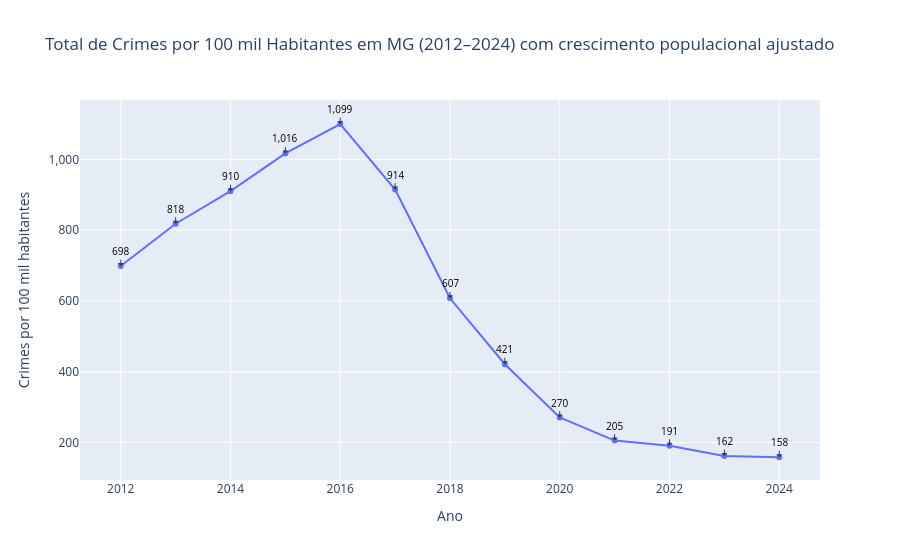
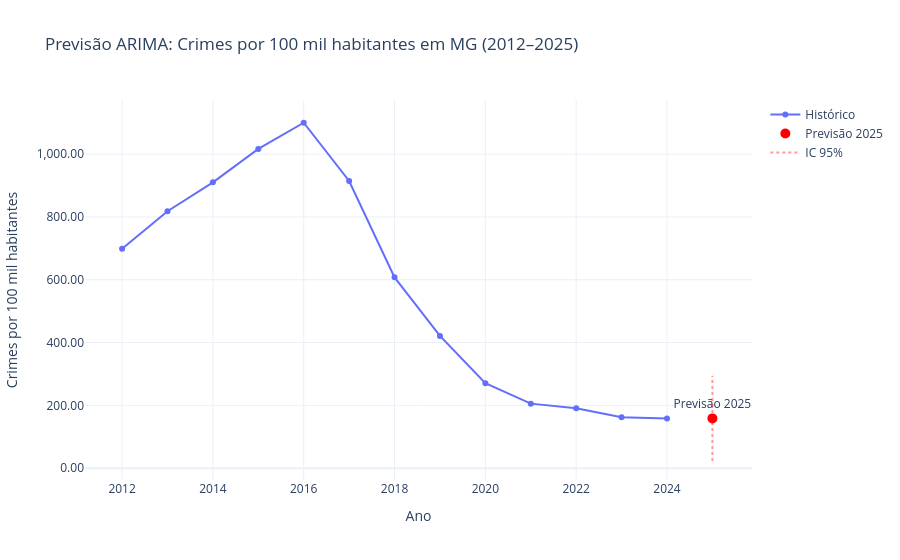

The code cell stored with these charts, in order, in its notebook:
### Markdown cell above
### 4.2  Análise da População Estimada para 2025 e Cálculo de Crimes por 100 mil Habitantes

Nesta etapa, estimamos a população de Minas Gerais para o ano de 2025 com base na projeção a partir dos dados disponíveis em 2024, obtidos no repositório oficial do IBGE.

> ⚠️ **Aviso:** Como o último dado oficial disponível é referente ao ano de 2024, a estimativa populacional para 2025 foi calculada com base em taxas médias de crescimento observadas nos anos anteriores, utilizando um modelo simplificado de projeção. Por isso, os indicadores de "crimes por 100 mil habitantes" devem ser interpretados como **estimativas**, e não como valores exatos de referência oficial

### Code cell
query_pop_2024 = '''
SELECT SUM(populacaoestimada) as populacao_total_2024
FROM municipios
'''
df_pop_2024 = pd.read_sql_query(query_pop_2024, conn_ibge)
pop_2024 = float(df_pop_2024.loc[0, 'populacao_total_2024'])
print(f"População total estimada de MG em 2024: {int(pop_2024):,}")

crescimento_apos_2022 = 0.0381
pop_2025 = pop_2024 * (1 + crescimento_apos_2022)
print(f"População total estimada de MG em 2025: {int(pop_2025):,}")

crescimento_ate_2022 = 0.048
anos = list(range(2012, 2026))  # Inclui 2025
pop_ano = pop_2024

for ano in range(2024, 2011, -1):
    if ano > 2022:
        pop_ano /= (1 + crescimento_apos_2022)
    else:
        pop_ano /= (1 + crescimento_ate_2022)
pop_2012 = pop_ano

populacao_estimada = []
pop_atual = pop_2012
for ano in anos:
    populacao_estimada.append(pop_atual)
    if ano < 2022:
        pop_atual *= (1 + crescimento_ate_2022)
    else:
        pop_atual *= (1 + crescimento_apos_2022)

df_pop = pd.DataFrame({'ano': anos, 'populacao': populacao_estimada})

df_ajustado = pd.merge(df_ano[df_ano['ano'] <= 2024], df_pop, on='ano', how='left')
df_ajustado['crimes_por_100mil'] = df_ajustado['total_registros'] / df_ajustado['populacao'] * 100000

fig = px.line(df_ajustado, x='ano', y='crimes_por_100mil',
              title='Total de Crimes por 100 mil Habitantes em MG (2012–2024) com crescimento populacional ajustado',
              labels={'ano': 'Ano', 'crimes_por_100mil': 'Crimes por 100 mil habitantes'},
              markers=True)
fig.update_layout(yaxis_tickformat=',.0f')

# Anotar valores
for i, row in df_ajustado.iterrows():
    fig.add_annotation(x=row['ano'], y=row['crimes_por_100mil'],
                       text=f"{int(row['crimes_por_100mil']):,}",
                       showarrow=True,
                       arrowhead=1,
                       ax=0,
                       ay=-15,
                       font=dict(size=10, color="black"))

fig.show()


serie_crimes_100mil = pd.Series(df_ajustado['crimes_por_100mil'].values, index=df_ajustado['ano'])


modelo = ARIMA(serie_crimes_100mil, order=(1,1,1))
modelo_fit = modelo.fit()


forecast_res = modelo_fit.get_forecast(steps=1)
media_prevista = forecast_res.predicted_mean.values[0]
ic = forecast_res.conf_int(alpha=0.05)  # 95%
lower = ic.iloc[0, 0]
upper = ic.iloc[0, 1]

print(f"🔮 Previsão para 2025: {media_prevista:.2f}")
print(f"🔎 Intervalo de confiança 95%: ({lower:.2f}, {upper:.2f})")


df_prev_2025 = pd.DataFrame({'ano': [2025], 'crimes_por_100mil': [media_prevista]})
df_plot = pd.concat([df_ajustado[['ano', 'crimes_por_100mil']], df_prev_2025], ignore_index=True)


fig = go.Figure()


fig.add_trace(go.Scatter(x=df_ajustado['ano'], y=df_ajustado['crimes_por_100mil'],
                         mode='lines+markers', name='Histórico'))


fig.add_trace(go.Scatter(x=[2025], y=[media_prevista],
                         mode='markers+text',
                         marker=dict(size=10, color='red'),
                         text=["Previsão 2025"],
                         textposition="top center",
                         name='Previsão 2025'))


fig.add_trace(go.Scatter(
    x=[2025, 2025],
    y=[lower, upper],
    fill=None,
    mode='lines',
    line=dict(color='rgba(255,0,0,0.4)', dash='dot'),
    showlegend=True,
    name='IC 95%'
))


fig.update_layout(title='Previsão ARIMA: Crimes por 100 mil habitantes em MG (2012–2025)',
                  xaxis_title='Ano',
                  yaxis_title='Crimes por 100 mil habitantes',
                  yaxis_tickformat=',.2f',
                  template='plotly_white')

fig.show()

### Figure 1 — Plotly figure (JSON) as saved in the notebook; plotly's stock layout.template omitted (floating-point values rounded to 4 significant figures)
{"data": [{"hovertemplate": "Ano=%{x}<br>Crimes por 100 mil habitantes=%{y}<extra></extra>", "legendgroup": "", "line": {"color": "#636efa", "dash": "solid"}, "marker": {"symbol": "circle"}, "mode": "lines+markers", "name": "", "orientation": "v", "showlegend": false, "type": "scatter", "x": [2012, 2013, 2014, 2015, 2016, 2017, 2018, 2019, 2020, 2021, 2022, 2023, 2024], "xaxis": "x", "y": [698.5, 818.1, 910.2, 1017.0, 1100.0, 914.6, 607.5, 421.2, 270.6, 205.4, 191.1, 162.1, 158.3], "yaxis": "y"}], "layout": {"annotations": [{"arrowhead": 1, "ax": 0, "ay": -15, "font": {"color": "black", "size": 10}, "showarrow": true, "text": "698", "x": 2012, "y": 698.5}, {"arrowhead": 1, "ax": 0, "ay": -15, "font": {"color": "black", "size": 10}, "showarrow": true, "text": "818", "x": 2013, "y": 818.1}, {"arrowhead": 1, "ax": 0, "ay": -15, "font": {"color": "black", "size": 10}, "showarrow": true, "text": "910", "x": 2014, "y": 910.2}, {"arrowhead": 1, "ax": 0, "ay": -15, "font": {"color": "black", "size": 10}, "showarrow": true, "text": "1,016", "x": 2015, "y": 1017.0}, {"arrowhead": 1, "ax": 0, "ay": -15, "font": {"color": "black", "size": 10}, "showarrow": true, "text": "1,099", "x": 2016, "y": 1100.0}, {"arrowhead": 1, "ax": 0, "ay": -15, "font": {"color": "black", "size": 10}, "showarrow": true, "text": "914", "x": 2017, "y": 914.6}, {"arrowhead": 1, "ax": 0, "ay": -15, "font": {"color": "black", "size": 10}, "showarrow": true, "text": "607", "x": 2018, "y": 607.5}, {"arrowhead": 1, "ax": 0, "ay": -15, "font": {"color": "black", "size": 10}, "showarrow": true, "text": "421", "x": 2019, "y": 421.2}, {"arrowhead": 1, "ax": 0, "ay": -15, "font": {"color": "black", "size": 10}, "showarrow": true, "text": "270", "x": 2020, "y": 270.6}, {"arrowhead": 1, "ax": 0, "ay": -15, "font": {"color": "black", "size": 10}, "showarrow": true, "text": "205", "x": 2021, "y": 205.4}, {"arrowhead": 1, "ax": 0, "ay": -15, "font": {"color": "black", "size": 10}, "showarrow": true, "text": "191", "x": 2022, "y": 191.1}, {"arrowhead": 1, "ax": 0, "ay": -15, "font": {"color": "black", "size": 10}, "showarrow": true, "text": "162", "x": 2023, "y": 162.1}, {"arrowhead": 1, "ax": 0, "ay": -15, "font": {"color": "black", "size": 10}, "showarrow": true, "text": "158", "x": 2024, "y": 158.3}], "legend": {"tracegroupgap": 0}, "title": {"text": "Total de Crimes por 100 mil Habitantes em MG (2012–2024) com crescimento populacional ajustado"}, "xaxis": {"anchor": "y", "domain": [0, 1], "title": {"text": "Ano"}}, "yaxis": {"anchor": "x", "domain": [0, 1], "tickformat": ",.0f", "title": {"text": "Crimes por 100 mil habitantes"}}}}

### Figure 2 — Plotly figure (JSON) as saved in the notebook; plotly's stock layout.template omitted (floating-point values rounded to 4 significant figures)
{"data": [{"mode": "lines+markers", "name": "Histórico", "type": "scatter", "x": [2012, 2013, 2014, 2015, 2016, 2017, 2018, 2019, 2020, 2021, 2022, 2023, 2024], "y": [698.5, 818.1, 910.2, 1017.0, 1100.0, 914.6, 607.5, 421.2, 270.6, 205.4, 191.1, 162.1, 158.3]}, {"marker": {"color": "red", "size": 10}, "mode": "markers+text", "name": "Previsão 2025", "text": ["Previsão 2025"], "textposition": "top center", "type": "scatter", "x": [2025], "y": [158.4]}, {"line": {"color": "rgba(255,0,0,0.4)", "dash": "dot"}, "mode": "lines", "name": "IC 95%", "showlegend": true, "type": "scatter", "x": [2025, 2025], "y": [22.77, 294.1]}], "layout": {"title": {"text": "Previsão ARIMA: Crimes por 100 mil habitantes em MG (2012–2025)"}, "xaxis": {"title": {"text": "Ano"}}, "yaxis": {"tickformat": ",.2f", "title": {"text": "Crimes por 100 mil habitantes"}}}}
